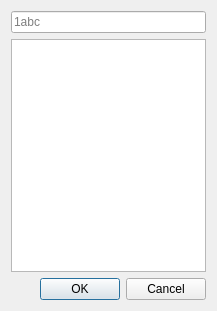
<?xml version="1.0" encoding="UTF-8"?>
<ui version="4.0">
 <class>BreakpointDlg</class>
 <widget class="QDialog" name="BreakpointDlg">
  <property name="geometry">
   <rect>
    <x>0</x>
    <y>0</y>
    <width>217</width>
    <height>311</height>
   </rect>
  </property>
  <property name="windowTitle">
   <string>Dialog</string>
  </property>
  <layout class="QGridLayout" name="gridLayout">
   <item row="0" column="0">
    <widget class="QLineEdit" name="te_new_brk">
     <property name="mouseTracking">
      <bool>false</bool>
     </property>
     <property name="acceptDrops">
      <bool>false</bool>
     </property>
     <property name="inputMask">
      <string notr="true">hhhh</string>
     </property>
     <property name="text">
      <string notr="true"/>
     </property>
     <property name="placeholderText">
      <string>1abc</string>
     </property>
    </widget>
   </item>
   <item row="2" column="0">
    <widget class="QDialogButtonBox" name="btnBox">
     <property name="orientation">
      <enum>Qt::Horizontal</enum>
     </property>
     <property name="standardButtons">
      <set>QDialogButtonBox::Cancel|QDialogButtonBox::Ok</set>
     </property>
    </widget>
   </item>
   <item row="1" column="0">
    <widget class="QListWidget" name="lst_brk"/>
   </item>
  </layout>
 </widget>
 <resources/>
 <connections>
  <connection>
   <sender>btnBox</sender>
   <signal>accepted()</signal>
   <receiver>BreakpointDlg</receiver>
   <slot>accept()</slot>
   <hints>
    <hint type="sourcelabel">
     <x>248</x>
     <y>254</y>
    </hint>
    <hint type="destinationlabel">
     <x>157</x>
     <y>274</y>
    </hint>
   </hints>
  </connection>
  <connection>
   <sender>btnBox</sender>
   <signal>rejected()</signal>
   <receiver>BreakpointDlg</receiver>
   <slot>reject()</slot>
   <hints>
    <hint type="sourcelabel">
     <x>316</x>
     <y>260</y>
    </hint>
    <hint type="destinationlabel">
     <x>286</x>
     <y>274</y>
    </hint>
   </hints>
  </connection>
 </connections>
</ui>
